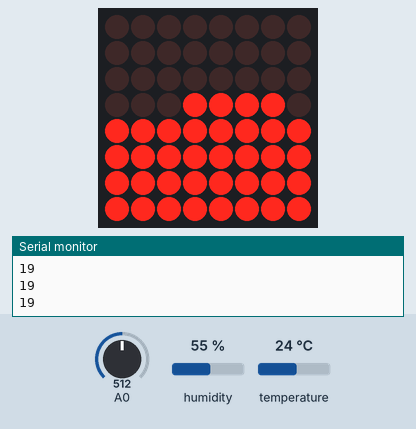
Simulated run of this sketch. Board: Arduino Uno, built with avr-gcc and run on an emulated ATmega328P. Shown: 8×8 LED matrix, the last lines printed to the serial monitor. The test bench sets the inputs (shaded band); at power-on: A0 = 512, humidity 55 %, temperature 24 °C.

Above: at 1.2 s.
1.3 s: A0 set to 536
5.4 s: A0 set to 565
At 6.26 s:
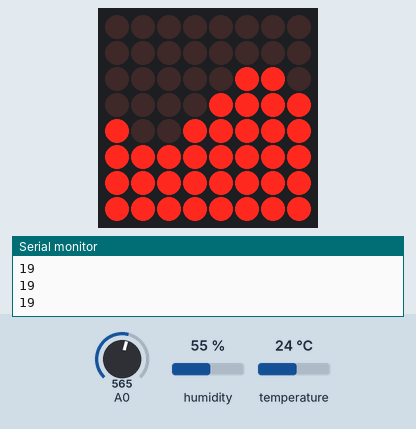
7.9 s: A0 set to 617
9.4 s: A0 set to 648
At 10.53 s:
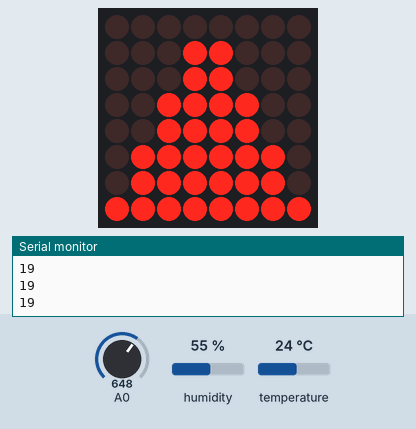
11.8 s: A0 set to 620
At 12.66 s:
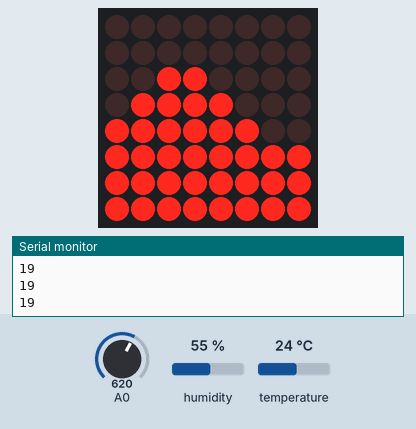
14.9 s: A0 set to 640
At 15.11 s:
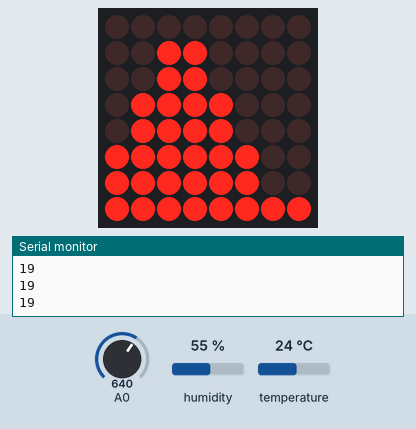
Timing chart, 0 to 17.9 s (numbered marks = the images above; inputs shaded):
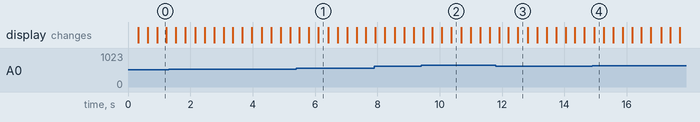

The sketch:

Jaehyun_191022.ino
```cpp
#include "LedControl.h"
#include "DHT.h"
#define DHTPIN 7     // DHT11이 연결된 핀

#define DHTTYPE DHT11   // DHT 11, DHT시리즈중 11을 선택합니다.

DHT dht(DHTPIN, DHTTYPE);


LedControl lc = LedControl(12,11,10,1);

unsigned long delaytime = 100;

void setup() {


  lc.shutdown(0,false);       // 첫 번째 드라이버의 절전모드를 해제

  lc.setIntensity(0,4);       // 밝기를 중간으로 설정

  lc.clearDisplay(0);         // 디스플레이 초기화
  Serial.begin(9600);
  dht.begin();
}


byte wave_Medium[7] = {B00000000,B01100000,B11110000, B11111001,B11111111};


void high(){
byte temp;
lc.setRow(0,0,wave_Medium[0]);
lc.setRow(0,1,wave_Medium[1]);
lc.setRow(0,2,wave_Medium[1]);
lc.setRow(0,3,wave_Medium[2]);
lc.setRow(0,4,wave_Medium[2]);
lc.setRow(0,5,wave_Medium[3]);
lc.setRow(0,6,wave_Medium[3]);
lc.setRow(0,7,wave_Medium[4]);
delay(300);
for(int i=0;i<5;i++){
temp=wave_Medium[i]&0b00000001;
temp=temp<<7;
wave_Medium[i]=wave_Medium[i]>>1|temp;}
}

void medium(){
byte temp;
lc.setRow(0,0,wave_Medium[0]);
lc.setRow(0,1,wave_Medium[0]);
lc.setRow(0,2,wave_Medium[1]);
lc.setRow(0,3,wave_Medium[2]);
lc.setRow(0,4,wave_Medium[3]);
lc.setRow(0,5,wave_Medium[4]);
lc.setRow(0,6,wave_Medium[4]);
lc.setRow(0,7,wave_Medium[4]);
delay(300);
for(int i=0;i<7;i++){
temp=wave_Medium[i]&0b00000001;
temp=temp<<7;
wave_Medium[i]=wave_Medium[i]>>1|temp;}
}

void low(){
byte temp;

lc.setRow(0,0,wave_Medium[0]);
lc.setRow(0,1,wave_Medium[0]);
lc.setRow(0,2,wave_Medium[0]);
lc.setRow(0,3,wave_Medium[2]);
lc.setRow(0,4,wave_Medium[4]);
lc.setRow(0,5,wave_Medium[4]);
lc.setRow(0,6,wave_Medium[4]);
lc.setRow(0,7,wave_Medium[4]);
delay(300);
for(int i=0;i<7;i++){
temp=wave_Medium[i]&0b00000001;
temp=temp<<7;
wave_Medium[i]=wave_Medium[i]>>1|temp;}
}


void loop(){

byte Small_right[5] = {B00000000,B00000110, B00001111,B10011111,B11111111};

int val = analogRead(A0);
unsigned char t = dht.readTemperature()-5 ;


if (val >630){
  high();
}
else if (val > 550){
  medium();
}
else{
  low();
}

Serial.println(t);
}
```

Measured:
- the behaviour switches between 550 and 551 on A0 (found by bisection; images 0 and 1)
- the behaviour switches between 630 and 631 on A0 (found by bisection; images 1 and 2)
- after the input at 5.4 s, the display: first changes after 0.10 s (image 1 shows a later state)
- after the input at 9.4 s, the display: first changes after 0.07 s (image 2 shows a later state)
- after the input at 11.8 s, the display: first changes after 0.10 s (image 3 shows a later state)
- after the input at 14.9 s, the display: changes after 0.06 s (image 4)
